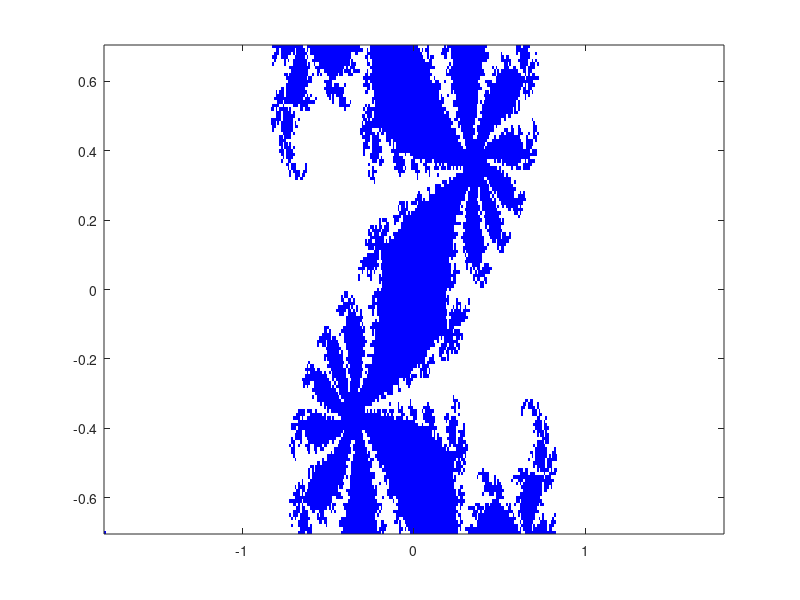

MATLAB code to generate this figure:

% if the output is a fractal, it is a connected Julia set 
% because the initial z value is 0;
c = 0.36 + 0.1*1i;
phi = @(z)(z^2 + c);


fixpt1 = (1 + sqrt(6))/2;
fixpt2 = (1 - sqrt(6))/2;

colormap([0 0 1; 1 1 1]);

M = 2*ones(141,361);

for j=1:141
    
    y = -0.7 + (j-1)*0.01;

        for i=1:361
            x= -1.8 + (i-1)*0.01;
            z_init= x + 1i*y;
            
            if (i == 1) && (j == 1)
              zk = 0;
            else
              zk = z_init;
            end
            iflag1 = 0;
            iflag2 = 0;
            kount  = 0;
            
            while kount <100 && abs(zk) < 100 && iflag1 < 5 && iflag2 < 5
                kount = kount +1;
                zk = phi(zk);
                
                err1 = abs(zk-fixpt1);
                if err1 < 1.e-6, iflag1 = iflag1 +1; else, iflag1 =0; end
                
                err2 = abs(zk-fixpt2);
                if err2 < 1.e-6, iflag2 = iflag2 + 1; else, iflag2 =0; end
          
            end
            if iflag1 >=5 || iflag2 >= 5 || kount >=100
                M(j,i) = 1;
                
            end
        end
 end
 
    image([-1.8 1.8],[-0.7 0.7],M),
    axis xy